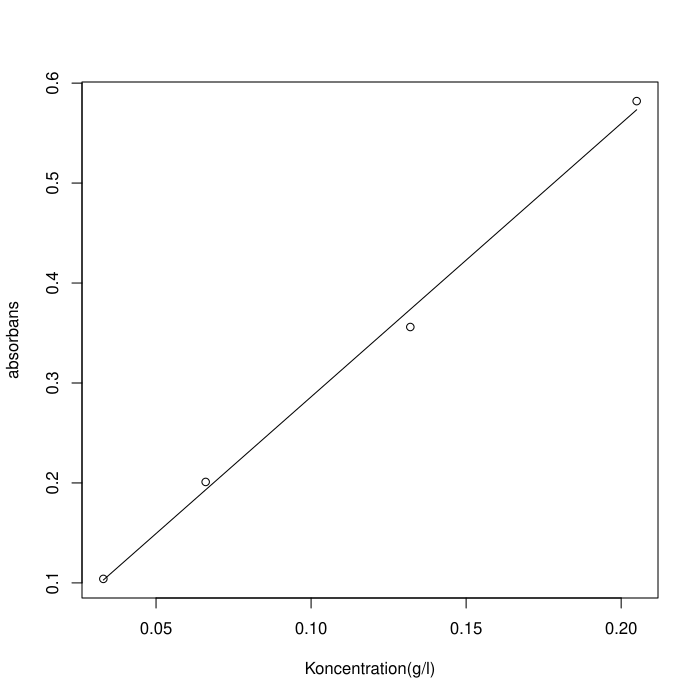

The script that drew this image:
kon = c(0.205, 0.132, 0.066, 0.033)
abs = c(0.582, 0.356, 0.201, 0.104)

fit = lm(abs ~ kon)

coeff = coef(fit)

coeff

func = function(x){(x-coeff[1])/coeff[2]}

absorp = (0.042+0.045)/2

konv = func(absorp)

konh = 0.205-konv

lige = konh/konv

konv
konh
lige

plot(kon, abs, xlab = "Koncentration(g/l)", ylab = "absorbans")
lines(kon, predict(fit))
